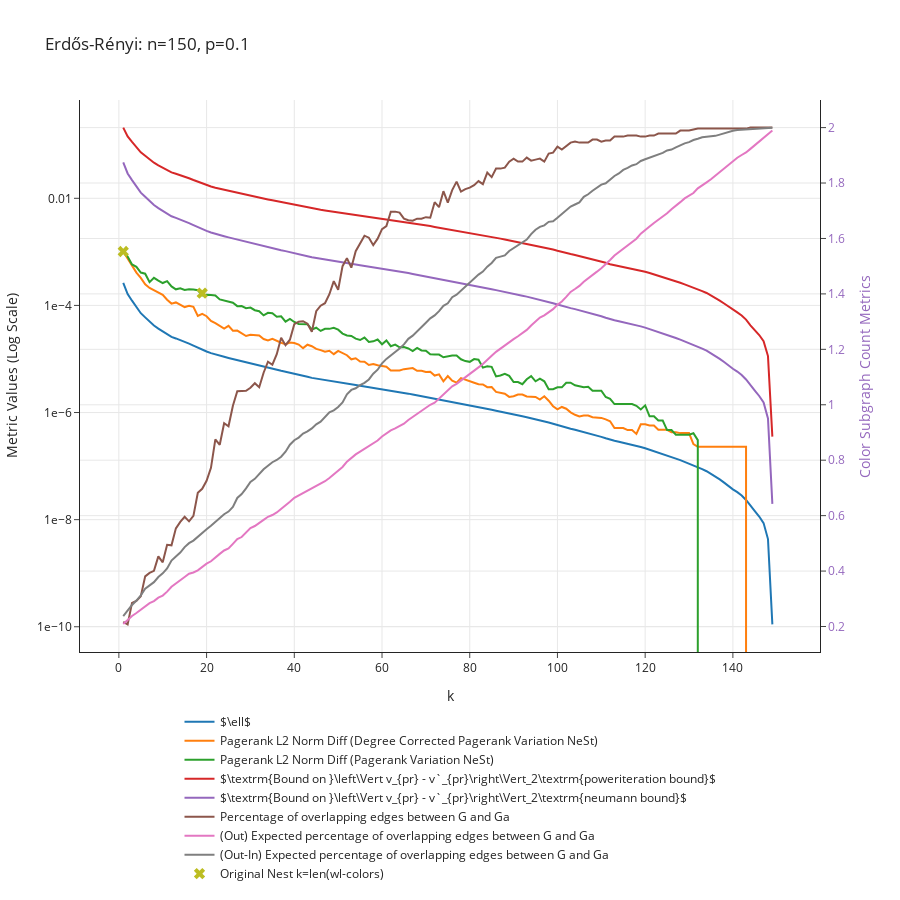

Notebook source saved alongside this figure:
### Code cell
p = 0.1
n = 150
G = nx.erdos_renyi_graph(n, p)
data_dict = get_convergence_data_of_nest(G, min_cluster_size = 1, max_k = 150)
plot_convergence_data(data_dict, f"Erdős-Rényi: n={n}, p={p}")

### Figure 1 — Plotly figure (JSON) as saved in the notebook; plotly's stock layout.template omitted (floating-point values rounded to 4 significant figures; data arrays with more than 128 entries replaced by an {"elided": "..."} marker saying what was removed)
{"data": [{"mode": "lines", "name": "$\\ell$", "type": "scatter", "x": {"elided": "149 int values"}, "y": {"elided": "149 float values"}}, {"mode": "lines", "name": "Pagerank L2 Norm Diff (Degree Corrected Pagerank Variation NeSt)", "type": "scatter", "x": {"elided": "149 int values"}, "y": {"elided": "149 float values"}}, {"mode": "lines", "name": "Pagerank L2 Norm Diff (Pagerank Variation NeSt)", "type": "scatter", "x": {"elided": "149 int values"}, "y": {"elided": "149 float values"}}, {"mode": "lines", "name": "$\\textrm{Bound on }\\left\\Vert v_{pr} - v`_{pr}\\right\\Vert_2\\textrm{poweriteration bound}$", "type": "scatter", "x": {"elided": "149 int values"}, "y": {"elided": "149 float values"}}, {"mode": "lines", "name": "$\\textrm{Bound on }\\left\\Vert v_{pr} - v`_{pr}\\right\\Vert_2\\textrm{neumann bound}$", "type": "scatter", "x": {"elided": "149 int values"}, "y": {"elided": "149 float values"}}, {"mode": "lines", "name": "Percentage of overlapping edges between G and Ga", "type": "scatter", "x": {"elided": "149 int values"}, "y": {"elided": "149 float values"}, "yaxis": "y2"}, {"mode": "lines", "name": "(Out) Expected percentage of overlapping edges between G and Ga", "type": "scatter", "x": {"elided": "149 int values"}, "y": {"elided": "149 float values"}, "yaxis": "y2"}, {"mode": "lines", "name": "(Out-In) Expected percentage of overlapping edges between G and Ga ", "type": "scatter", "x": {"elided": "149 int values"}, "y": {"elided": "149 float values"}, "yaxis": "y2"}, {"marker": {"size": 10, "symbol": "x"}, "mode": "markers", "name": "Original Nest k=len(wl-colors)", "type": "scatter", "x": [1, 19, 150], "y": [0.001016, 0.0001691, 0]}], "layout": {"height": 900, "hovermode": "closest", "legend": {"orientation": "h", "x": 0.5, "xanchor": "center", "y": -0.1, "yanchor": "top"}, "title": {"text": "Erdős-Rényi: n=150, p=0.1"}, "xaxis": {"title": {"text": "k"}}, "yaxis": {"exponentformat": "e", "title": {"text": "Metric Values (Log Scale)"}, "type": "log"}, "yaxis2": {"overlaying": "y", "side": "right", "tickfont": {"color": "rgba(148, 103, 189, 1)"}, "title": {"font": {"color": "rgba(148, 103, 189, 1)"}, "text": "Color Subgraph Count Metrics"}, "type": "linear"}}}
